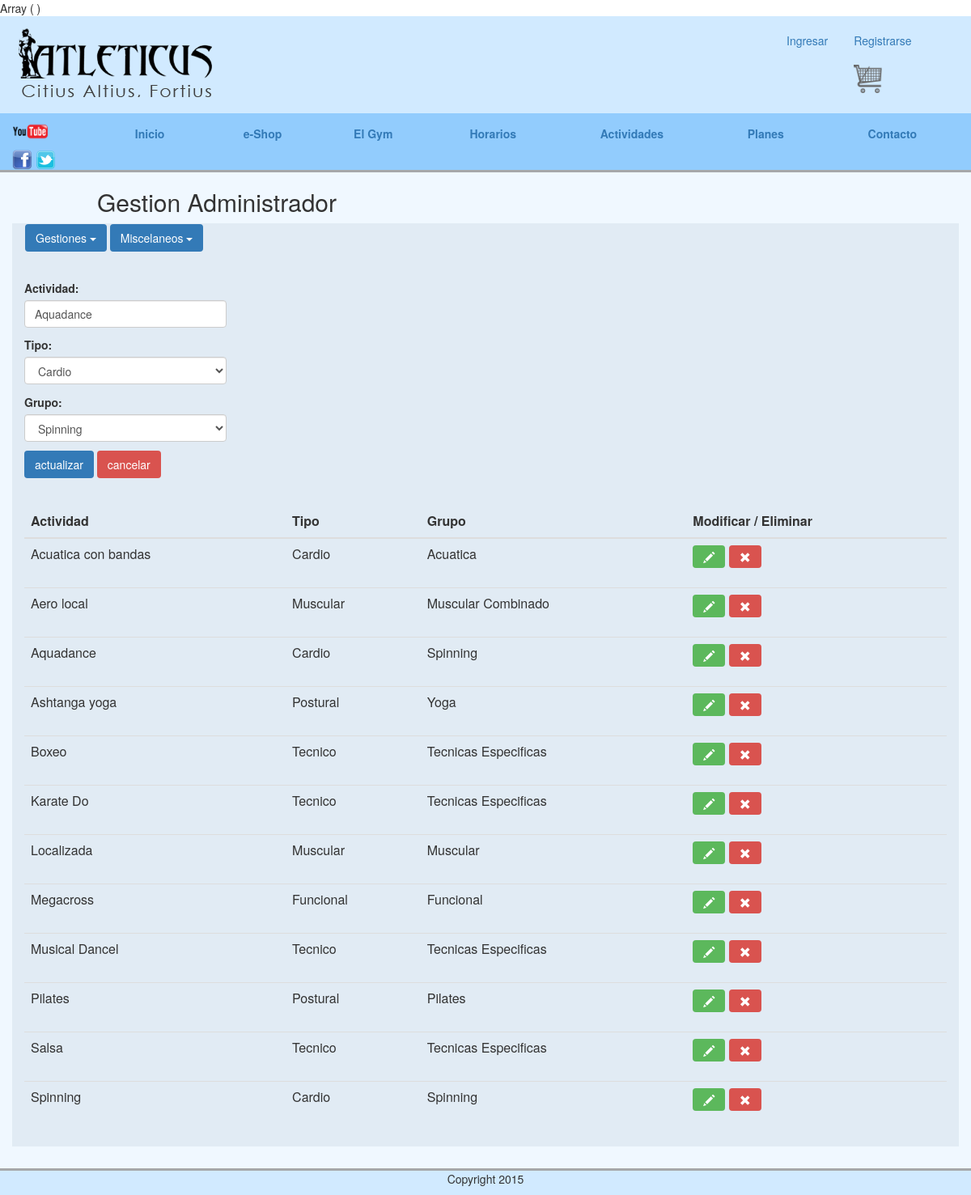
/abmActividades.php?id=1, run on the app's committed database.
### tables this page shows
CREATE TABLE IF NOT EXISTS `actividades` (
  `id` int(11) NOT NULL,
  `nombre` varchar(25) NOT NULL,
  `idTipo` int(11) NOT NULL,
  `idGrupo` int(11) NOT NULL
);

### models/actividades.php (called while the page is built, shortened)
<?php
    function getConnection(){
        $mysqli = new mysqli("localhost", "root", "admin", "atleticus");
        if( $mysqli->connect_errno ){
            die("Error al intentar establecer la conexión con MySQL");
        }else{
            $mysqli->query("SET NAMES 'utf8'");
            return $mysqli;
        }
    }
    function getActividad($actividadId){
        $c = getConnection();
        $id = (int) $c->real_escape_string($actividadId);
        $query = "SELECT id, nombre, idTipo, idGrupo FROM `actividades` WHERE id = $id";
        $result = $c->query($query);
        return $result->fetch_assoc();
    }
    function getActividades(){
        $c = getConnection();
        $query = "SELECT a.id,
                        a.nombre,
                        a.idtipo,
                        a.idgrupo,
                        at.id as 'id-tipo',
                        at.descripcion as tipo,
                        ag.id as 'id-grupo',
                        ag.idtipo,
                        ag.descripcion as grupo
                FROM `actividades` as a,
                    `actividad-grupo` as ag,
                    `actividad-tipo` as at
                WHERE a.idTipo = at.id
                AND a.idGrupo = ag.id
                AND ag.idTipo = at.id
                order by a.nombre";
        $actividades = array();
        if( $result = $c->query($query) ){
            while($fila = $result->fetch_assoc()){
                $actividades[] = $fila;
            }
        }
        return $actividades;
    }
    function getTipos(){
        $c = getConnection();
        $query = "SELECT id, descripcion FROM `actividad-tipo`
                order by descripcion";
        $tipos = array();
        if( $result = $c->query($query) ){
            while($fila = $result->fetch_assoc()){
                $tipos[] = $fila;
            }
        }
        return $tipos;
    }
    function getGrupos(){
        $c = getConnection();
        $query = "SELECT ag.id, ag.descripcion as grupo, ag.idTipo, at.descripcion as tipo
                 FROM `actividad-grupo` as ag, `actividad-tipo` as at
                 where ag.idTipo = at.id
                 order by ag.descripcion";
        $grupos = array();
        if( $result = $c->query($query) ){
            while($fila = $result->fetch_assoc()){
                $grupos[] = $fila;
            }
        }
        return $grupos;
    }
?>

### abmActividades.php (the view, shortened to what this page needs)
<?php
    require("models/actividades.php");
    $id = isset($_GET["id"]) ? $_GET["id"] : null;
    $action = empty($id) ? "guardar" : "actualizar";
    $tipos = getTipos();
    $grupos = getGrupos();
    $actividades = getActividades();
    $actividad = array();
    if($action == "actualizar"){
        $actividad = getActividad($id);
    }
?>
<?php require("partials/gestionHeader.php"); ?>
<form id="form-actividades" method="post" action="actions/actions-actividades.php">
    <label>Actividad:</label>
    <input name = "nombre" type="text" class="form-control abm-inputs" id="actividad" value="<?= !empty($actividad) ? $actividad["nombre"] : ""?>" placeholder="Actividad">
    <label>Tipo:</label>
    <select name = "idTipo" class="form-control abm-inputs">
        <?php foreach($tipos as $tipo) {
            $selected = ($actividad["idTipo"]==$tipo["id"]) ? "selected = 'selected'" : "";
        ?>
            <option <?= $selected ?>value= "<?= $tipo["id"];?>"><?= $tipo["descripcion"];?></option>
        <?php } ?>
    </select>
    <label>Grupo:</label>
    <select name = "idGrupo" class="form-control abm-inputs">
        <?php foreach($grupos as $grupo) {
            $selected = ($actividad["idGrupo"]==$grupo["id"]) ? "selected='selected'" : "";
        ?>
            <option <?= $selected ?> value= "<?= $grupo["id"];?>"><?= $grupo["grupo"];?></option>
        <?php } ?>
    </select>
    <input type="submit" class="btn btn-primary" name="action" value="<?= $action; ?>"/>
    <input type="submit" class="btn btn-danger" name="action" value="cancelar"/>
</form>
<table class="table table-hover abm-tablas">
    <thead>
        <tr>
            <th>Actividad</th>
            <th>Tipo</th>
            <th>Grupo</th>
            <th>Modificar / Eliminar</th>
        </tr>
    </thead>
    <tbody>
    <?php foreach($actividades as $actividad) {?>
    <tr>
        <td class="actividad-nombre"><?= $actividad["nombre"];?></td>
        <td class="actividad-tipo"><?= $actividad["tipo"];?></td>
        <td class="actividad-grupo"><?= $actividad["grupo"];?></td>
        <td>
            <form class="form-inline" action="actions/actions-actividades.php" method="post">
                <button type="submit" name="action" value="editar" class="btn btn-success editar"><sapan class="glyphicon glyphicon-pencil" aria-hidden="true"></sapan></button>
                <button type="submit" name="action" value="eliminar" class="btn btn-danger eliminar"><sapan class="glyphicon glyphicon-remove" aria-hidden="true"></sapan></button>
            </form>
        </td>
    </tr>
    <?php } ?>
    </tbody>
</table>
<?php require("partials/gestionFooter.php"); ?>

### css/mainMauro.css (style rules this page uses)
.cuerpo-comprar .facturacion button, input, select { margin-bottom: 1% }
.abm-inputs { width: 250px; }
.abm-tablas { margin-top: 3%; }

### css/standalone.css (style rules this page uses)
.btn { cursor: pointer; -webkit-user-select: none; -moz-user-select: none; -ms-user-select: none; user-select: none; background-image: none; border: 1px solid transparent; }

### data on the page
actividades: nombre "Aquadance", idTipo.Descripcion "Cardio", idGrupo.descripcion "Spinning"
actividades: nombre "Acuatica con bandas", idTipo.Descripcion "Cardio", idGrupo.descripcion "Acuatica"
actividades: nombre "Aero local", idTipo.Descripcion "Muscular", idGrupo.descripcion "Muscular Combinado"
actividades: nombre "Ashtanga yoga", idTipo.Descripcion "Postural", idGrupo.descripcion "Yoga"
actividades: nombre "Boxeo", idTipo.Descripcion "Tecnico", idGrupo.descripcion "Tecnicas Especificas"
actividades: nombre "Karate Do", idTipo.Descripcion "Tecnico", idGrupo.descripcion "Tecnicas Especificas"
actividades: nombre "Localizada", idTipo.Descripcion "Muscular", idGrupo.descripcion "Muscular"
actividades: nombre "Megacross", idTipo.Descripcion "Funcional", idGrupo.descripcion "Funcional"
actividades: nombre "Musical Dancel", idTipo.Descripcion "Tecnico", idGrupo.descripcion "Tecnicas Especificas"
actividades: nombre "Pilates", idTipo.Descripcion "Postural", idGrupo.descripcion "Pilates"
actividades: nombre "Salsa", idTipo.Descripcion "Tecnico", idGrupo.descripcion "Tecnicas Especificas"
actividades: nombre "Spinning", idTipo.Descripcion "Cardio", idGrupo.descripcion "Spinning"

### other printed values
form field idTipo "Cardio"
form field idGrupo "Spinning"
